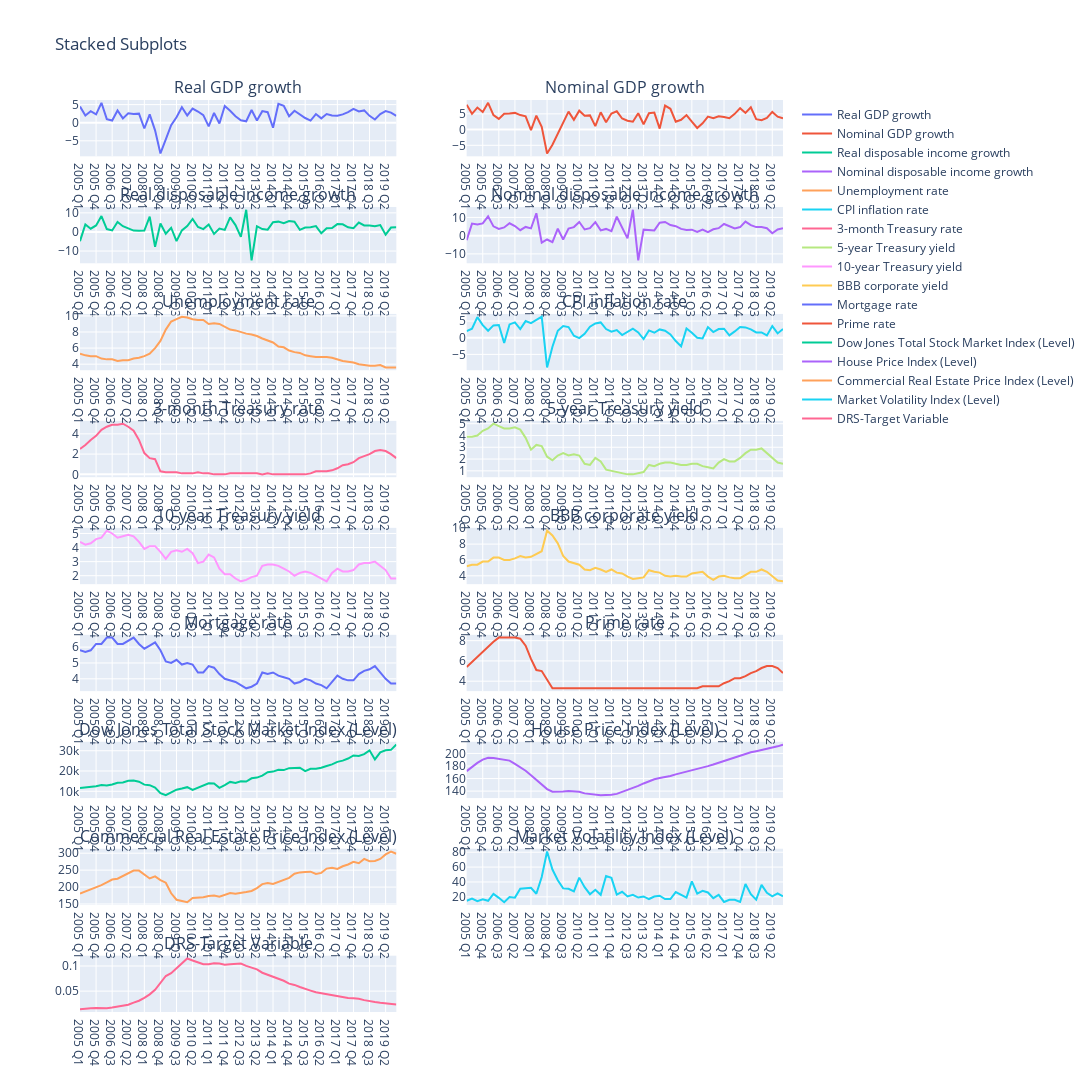

The cell this chart's notebook holds for it:
### Markdown cell above
# Dicussion and Conclusion
**From the plots, we can observe the trends and patterns of each independent variable over time. Here are some insights that can be derived from the plots**

    1. Variable Trends: We can visually analyze the trends and fluctuations in each independent variable. This includes identifying any increasing or decreasing patterns, seasonality, or irregular movements.

    2. Correlation: By examining the plots together, we can assess the correlation between the independent variables. If two variables show similar patterns or move in the same direction over time, it suggests a positive correlation. Conversely, if two variables exhibit opposite trends, it indicates a negative correlation.

    3. Outliers: Outliers, if present, can be identified as data points that deviate significantly from the overall trend. These outliers may require further investigation and consideration when analyzing the relationship between variables.

    4. Comparison with Dependent Variable: The plots also allow us to compare the trends in the independent variables with the dependent variable (DRSFRMACBS). This helps in understanding how the independent variables may be related to the dependent variable and whether any visible patterns or relationships exist.
# Conclusion
    1. Based on the plots, the conclusion or insights drawn will depend on the specific patterns and relationships observed. It may vary from case to case. For example, if there are consistent positive trends or strong correlations between certain independent variables and the dependent variable, it suggests that those independent variables might have a significant impact on the dependent variable. On the other hand, if there are no clear trends or relationships, it may indicate a weak or non-existent relationship between the variables. Further analysis, such as statistical modeling or hypothesis testing, may be required to draw more definitive conclusions.

### Code cell
from plotly.subplots import make_subplots
import plotly.graph_objects as go

# Define the list of predictor features
# Defines a list called predictors that contains the names of predictor features to be plotted

predictors = [
    'Real GDP growth',
    'Nominal GDP growth',
    'Real disposable income growth',
    'Nominal disposable income growth',
    'Unemployment rate',
    'CPI inflation rate',
    '3-month Treasury rate',
    '5-year Treasury yield',
    '10-year Treasury yield',
    'BBB corporate yield',
    'Mortgage rate',
    'Prime rate',
    'Dow Jones Total Stock Market Index (Level)',
    'House Price Index (Level)',
    'Commercial Real Estate Price Index (Level)',
    'Market Volatility Index (Level)',
    'DRS-Target Variable'
]

# Count the number of independent features
#  Determines the number of features in the predictors list.
num_features = len(predictors)

# Set the number of columns and rows for subplots
#  Computes the number of columns and rows needed for the subplots based on the number of features.
num_cols = 2
num_rows = (num_features - 1) // num_cols + 1

# Create the subplots layout with titles
# Creates a subplot layout using the make_subplots function,
# specifying the number of rows, columns, and subplot titles.
# Loop through the independent features and add traces to subplots:

# Calculates the row and column indices for the current subplot.
# Selects the data for the current feature from the DataFrame.
# Creates a scatter trace for the current feature using go.Scatter.
# Adds the scatter trace to the appropriate subplot using fig.add_trace
fig = make_subplots(rows=num_rows, cols=num_cols, subplot_titles=predictors)

# Loop through the independent features and add traces to subplots
for i, feature_name in enumerate(predictors):
    # Calculate the row and column indices for the current subplot
    row = i // num_cols + 1
    col = i % num_cols + 1
    
    # Select the data for the current feature from the DataFrame
    x_data = df_training['Date']
    y_data = df_training[feature_name]
    
    # Create a scatter trace for the current feature and add it to the subplot
    scatter_trace = go.Scatter(x=x_data, y=y_data, name=feature_name)
    fig.add_trace(scatter_trace, row=row, col=col)

# Update the layout of the figure
# Updates the layout of the figure, specifying the height, width, and title.
fig.update_layout(height=1800, width=1500, title_text="Stacked Subplots")

# Display the figure
fig.show()

### Figure 1 — Plotly figure (JSON) as saved in the notebook; plotly's stock layout.template omitted (floating-point values rounded to 4 significant figures)
{"data": [{"name": "Real GDP growth", "type": "scatter", "x": ["2005 Q1", "2005 Q2", "2005 Q3", "2005 Q4", "2006 Q1", "2006 Q2", "2006 Q3", "2006 Q4", "2007 Q1", "2007 Q2", "2007 Q3", "2007 Q4", "2008 Q1", "2008 Q2", "2008 Q3", "2008 Q4", "2009 Q1", "2009 Q2", "2009 Q3", "2009 Q4", "2010 Q1", "2010 Q2", "2010 Q3", "2010 Q4", "2011 Q1", "2011 Q2", "2011 Q3", "2011 Q4", "2012 Q1", "2012 Q2", "2012 Q3", "2012 Q4", "2013 Q1", "2013 Q2", "2013 Q3", "2013 Q4", "2014 Q1", "2014 Q2", "2014 Q3", "2014 Q4", "2015 Q1", "2015 Q2", "2015 Q3", "2015 Q4", "2016 Q1", "2016 Q2", "2016 Q3", "2016 Q4", "2017 Q1", "2017 Q2", "2017 Q3", "2017 Q4", "2018 Q1", "2018 Q2", "2018 Q3", "2018 Q4", "2019 Q1", "2019 Q2", "2019 Q3", "2019 Q4"], "xaxis": "x", "y": [4.5, 2, 3.2, 2.3, 5.5, 1, 0.6, 3.4, 1.2, 2.6, 2.4, 2.5, -1.6, 2.3, -2.1, -8.5, -4.6, -0.7, 1.5, 4.3, 2, 3.9, 3.1, 2.1, -1, 2.7, -0.2, 4.6, 3.3, 1.8, 0.7, 0.4, 3.5, 0.6, 3.2, 2.9, -1.4, 5.2, 4.7, 1.8, 3.3, 2.3, 1.3, 0.6, 2.4, 1.2, 2.4, 2, 1.9, 2.3, 2.9, 3.8, 3.1, 3.4, 1.9, 0.9, 2.4, 3.2, 2.8, 1.9], "yaxis": "y"}, {"name": "Nominal GDP growth", "type": "scatter", "x": ["2005 Q1", "2005 Q2", "2005 Q3", "2005 Q4", "2006 Q1", "2006 Q2", "2006 Q3", "2006 Q4", "2007 Q1", "2007 Q2", "2007 Q3", "2007 Q4", "2008 Q1", "2008 Q2", "2008 Q3", "2008 Q4", "2009 Q1", "2009 Q2", "2009 Q3", "2009 Q4", "2010 Q1", "2010 Q2", "2010 Q3", "2010 Q4", "2011 Q1", "2011 Q2", "2011 Q3", "2011 Q4", "2012 Q1", "2012 Q2", "2012 Q3", "2012 Q4", "2013 Q1", "2013 Q2", "2013 Q3", "2013 Q4", "2014 Q1", "2014 Q2", "2014 Q3", "2014 Q4", "2015 Q1", "2015 Q2", "2015 Q3", "2015 Q4", "2016 Q1", "2016 Q2", "2016 Q3", "2016 Q4", "2017 Q1", "2017 Q2", "2017 Q3", "2017 Q4", "2018 Q1", "2018 Q2", "2018 Q3", "2018 Q4", "2019 Q1", "2019 Q2", "2019 Q3", "2019 Q4"], "xaxis": "x2", "y": [7.9, 5, 7, 5.6, 8.5, 4.6, 3.4, 5, 5.1, 5.3, 4.6, 4.2, -0.2, 4.4, 0.9, -7.6, -4.8, -1.4, 1.9, 5.7, 3.1, 6, 4.4, 4.5, 1.1, 5.5, 2.3, 5.1, 5.8, 3.5, 2.8, 2.5, 5.2, 1.7, 5.2, 5.4, 0.3, 7.6, 6.6, 2.5, 3.1, 4.6, 2.5, 0.5, 2, 4.1, 3.6, 4.2, 4, 3.6, 5, 6.8, 5.3, 7.1, 3.3, 3, 3.7, 5.6, 4.1, 3.6], "yaxis": "y2"}, {"name": "Real disposable income growth", "type": "scatter", "x": ["2005 Q1", "2005 Q2", "2005 Q3", "2005 Q4", "2006 Q1", "2006 Q2", "2006 Q3", "2006 Q4", "2007 Q1", "2007 Q2", "2007 Q3", "2007 Q4", "2008 Q1", "2008 Q2", "2008 Q3", "2008 Q4", "2009 Q1", "2009 Q2", "2009 Q3", "2009 Q4", "2010 Q1", "2010 Q2", "2010 Q3", "2010 Q4", "2011 Q1", "2011 Q2", "2011 Q3", "2011 Q4", "2012 Q1", "2012 Q2", "2012 Q3", "2012 Q4", "2013 Q1", "2013 Q2", "2013 Q3", "2013 Q4", "2014 Q1", "2014 Q2", "2014 Q3", "2014 Q4", "2015 Q1", "2015 Q2", "2015 Q3", "2015 Q4", "2016 Q1", "2016 Q2", "2016 Q3", "2016 Q4", "2017 Q1", "2017 Q2", "2017 Q3", "2017 Q4", "2018 Q1", "2018 Q2", "2018 Q3", "2018 Q4", "2019 Q1", "2019 Q2", "2019 Q3", "2019 Q4"], "xaxis": "x3", "y": [-4.8, 3.9, 1.7, 3.4, 8.3, 1.5, 0.8, 5.2, 3, 1.8, 0.7, 0.6, 0.7, 8, -7.8, 4.4, -0.9, 2.2, -4.8, 0.8, 3.1, 6.8, 2.6, 1.5, 3.9, -1, 1.8, 1.1, 7.6, 3.6, -2.6, 11.6, -14.9, 3, 1.5, 1.2, 5.1, 5.4, 4.6, 5.7, 5.4, 1.1, 2.3, 2.5, 3.1, -0.7, 1.9, 2.1, 4.1, 4, 2.4, 2, 4.9, 3.4, 3.4, 3, 3.6, -1.4, 2.3, 2.4], "yaxis": "y3"}, {"name": "Nominal disposable income growth", "type": "scatter", "x": ["2005 Q1", "2005 Q2", "2005 Q3", "2005 Q4", "2006 Q1", "2006 Q2", "2006 Q3", "2006 Q4", "2007 Q1", "2007 Q2", "2007 Q3", "2007 Q4", "2008 Q1", "2008 Q2", "2008 Q3", "2008 Q4", "2009 Q1", "2009 Q2", "2009 Q3", "2009 Q4", "2010 Q1", "2010 Q2", "2010 Q3", "2010 Q4", "2011 Q1", "2011 Q2", "2011 Q3", "2011 Q4", "2012 Q1", "2012 Q2", "2012 Q3", "2012 Q4", "2013 Q1", "2013 Q2", "2013 Q3", "2013 Q4", "2014 Q1", "2014 Q2", "2014 Q3", "2014 Q4", "2015 Q1", "2015 Q2", "2015 Q3", "2015 Q4", "2016 Q1", "2016 Q2", "2016 Q3", "2016 Q4", "2017 Q1", "2017 Q2", "2017 Q3", "2017 Q4", "2018 Q1", "2018 Q2", "2018 Q3", "2018 Q4", "2019 Q1", "2019 Q2", "2019 Q3", "2019 Q4"], "xaxis": "x4", "y": [-2.5, 6.6, 6.1, 6.7, 10.6, 5.1, 3.7, 4.5, 6.8, 5.3, 3, 4.8, 4, 12.3, -3.8, -2.1, -3.5, 3.8, -2.1, 3.9, 4.7, 7.5, 3.4, 4.1, 7.4, 2.9, 3.7, 2.5, 10.4, 4.6, -1.5, 14.2, -13.6, 3.3, 3.2, 2.9, 7.1, 7.5, 5.8, 5.2, 3.7, 3.1, 3.3, 2.1, 3.3, 1.9, 3.5, 4.1, 6.4, 5.2, 4, 4.7, 7.7, 5.8, 4.7, 4.7, 4.1, 1.3, 3.4, 4.1], "yaxis": "y4"}, {"name": "Unemployment rate", "type": "scatter", "x": ["2005 Q1", "2005 Q2", "2005 Q3", "2005 Q4", "2006 Q1", "2006 Q2", "2006 Q3", "2006 Q4", "2007 Q1", "2007 Q2", "2007 Q3", "2007 Q4", "2008 Q1", "2008 Q2", "2008 Q3", "2008 Q4", "2009 Q1", "2009 Q2", "2009 Q3", "2009 Q4", "2010 Q1", "2010 Q2", "2010 Q3", "2010 Q4", "2011 Q1", "2011 Q2", "2011 Q3", "2011 Q4", "2012 Q1", "2012 Q2", "2012 Q3", "2012 Q4", "2013 Q1", "2013 Q2", "2013 Q3", "2013 Q4", "2014 Q1", "2014 Q2", "2014 Q3", "2014 Q4", "2015 Q1", "2015 Q2", "2015 Q3", "2015 Q4", "2016 Q1", "2016 Q2", "2016 Q3", "2016 Q4", "2017 Q1", "2017 Q2", "2017 Q3", "2017 Q4", "2018 Q1", "2018 Q2", "2018 Q3", "2018 Q4", "2019 Q1", "2019 Q2", "2019 Q3", "2019 Q4"], "xaxis": "x5", "y": [5.3, 5.1, 5, 5, 4.7, 4.6, 4.6, 4.4, 4.5, 4.5, 4.7, 4.8, 5, 5.3, 6, 6.9, 8.3, 9.3, 9.6, 9.9, 9.8, 9.6, 9.5, 9.5, 9, 9.1, 9, 8.6, 8.3, 8.2, 8, 7.8, 7.7, 7.5, 7.2, 6.9, 6.7, 6.2, 6.1, 5.7, 5.5, 5.4, 5.1, 5, 4.9, 4.9, 4.9, 4.8, 4.6, 4.4, 4.3, 4.2, 4, 3.9, 3.8, 3.8, 3.9, 3.6, 3.6, 3.6], "yaxis": "y5"}, {"name": "CPI inflation rate", "type": "scatter", "x": ["2005 Q1", "2005 Q2", "2005 Q3", "2005 Q4", "2006 Q1", "2006 Q2", "2006 Q3", "2006 Q4", "2007 Q1", "2007 Q2", "2007 Q3", "2007 Q4", "2008 Q1", "2008 Q2", "2008 Q3", "2008 Q4", "2009 Q1", "2009 Q2", "2009 Q3", "2009 Q4", "2010 Q1", "2010 Q2", "2010 Q3", "2010 Q4", "2011 Q1", "2011 Q2", "2011 Q3", "2011 Q4", "2012 Q1", "2012 Q2", "2012 Q3", "2012 Q4", "2013 Q1", "2013 Q2", "2013 Q3", "2013 Q4", "2014 Q1", "2014 Q2", "2014 Q3", "2014 Q4", "2015 Q1", "2015 Q2", "2015 Q3", "2015 Q4", "2016 Q1", "2016 Q2", "2016 Q3", "2016 Q4", "2017 Q1", "2017 Q2", "2017 Q3", "2017 Q4", "2018 Q1", "2018 Q2", "2018 Q3", "2018 Q4", "2019 Q1", "2019 Q2", "2019 Q3", "2019 Q4"], "xaxis": "x6", "y": [2, 2.7, 6.2, 3.8, 2.1, 3.7, 3.8, -1.6, 4, 4.6, 2.6, 5, 4.4, 5.3, 6.3, -8.9, -2.7, 2.1, 3.5, 3.2, 0.6, -0.1, 1.2, 3.3, 4.3, 4.6, 2.6, 1.8, 2.3, 0.8, 1.8, 2.7, 1.6, -0.4, 2.2, 1.5, 2.5, 2.1, 1, -1, -2.6, 2.8, 1.5, 0, -0.2, 3.2, 1.7, 2.6, 2.7, 0.7, 1.9, 3.2, 3.1, 2.5, 1.6, 1.6, 0.7, 3.5, 1.3, 2.6], "yaxis": "y6"}, {"name": "3-month Treasury rate", "type": "scatter", "x": ["2005 Q1", "2005 Q2", "2005 Q3", "2005 Q4", "2006 Q1", "2006 Q2", "2006 Q3", "2006 Q4", "2007 Q1", "2007 Q2", "2007 Q3", "2007 Q4", "2008 Q1", "2008 Q2", "2008 Q3", "2008 Q4", "2009 Q1", "2009 Q2", "2009 Q3", "2009 Q4", "2010 Q1", "2010 Q2", "2010 Q3", "2010 Q4", "2011 Q1", "2011 Q2", "2011 Q3", "2011 Q4", "2012 Q1", "2012 Q2", "2012 Q3", "2012 Q4", "2013 Q1", "2013 Q2", "2013 Q3", "2013 Q4", "2014 Q1", "2014 Q2", "2014 Q3", "2014 Q4", "2015 Q1", "2015 Q2", "2015 Q3", "2015 Q4", "2016 Q1", "2016 Q2", "2016 Q3", "2016 Q4", "2017 Q1", "2017 Q2", "2017 Q3", "2017 Q4", "2018 Q1", "2018 Q2", "2018 Q3", "2018 Q4", "2019 Q1", "2019 Q2", "2019 Q3", "2019 Q4"], "xaxis": "x7", "y": [2.5, 2.9, 3.4, 3.8, 4.4, 4.7, 4.9, 4.9, 5, 4.7, 4.3, 3.4, 2.1, 1.6, 1.5, 0.3, 0.2, 0.2, 0.2, 0.1, 0.1, 0.1, 0.2, 0.1, 0.1, 0, 0, 0, 0.1, 0.1, 0.1, 0.1, 0.1, 0.1, 0, 0.1, 0, 0, 0, 0, 0, 0, 0, 0.1, 0.3, 0.3, 0.3, 0.4, 0.6, 0.9, 1, 1.2, 1.6, 1.8, 2, 2.3, 2.4, 2.3, 2, 1.6], "yaxis": "y7"}, {"name": "5-year Treasury yield", "type": "scatter", "x": ["2005 Q1", "2005 Q2", "2005 Q3", "2005 Q4", "2006 Q1", "2006 Q2", "2006 Q3", "2006 Q4", "2007 Q1", "2007 Q2", "2007 Q3", "2007 Q4", "2008 Q1", "2008 Q2", "2008 Q3", "2008 Q4", "2009 Q1", "2009 Q2", "2009 Q3", "2009 Q4", "2010 Q1", "2010 Q2", "2010 Q3", "2010 Q4", "2011 Q1", "2011 Q2", "2011 Q3", "2011 Q4", "2012 Q1", "2012 Q2", "2012 Q3", "2012 Q4", "2013 Q1", "2013 Q2", "2013 Q3", "2013 Q4", "2014 Q1", "2014 Q2", "2014 Q3", "2014 Q4", "2015 Q1", "2015 Q2", "2015 Q3", "2015 Q4", "2016 Q1", "2016 Q2", "2016 Q3", "2016 Q4", "2017 Q1", "2017 Q2", "2017 Q3", "2017 Q4", "2018 Q1", "2018 Q2", "2018 Q3", "2018 Q4", "2019 Q1", "2019 Q2", "2019 Q3", "2019 Q4"], "xaxis": "x8", "y": [3.9, 3.9, 4, 4.4, 4.6, 5, 4.8, 4.6, 4.6, 4.7, 4.5, 3.8, 2.8, 3.2, 3.1, 2.2, 1.9, 2.3, 2.5, 2.3, 2.4, 2.3, 1.6, 1.5, 2.1, 1.8, 1.1, 1, 0.9, 0.8, 0.7, 0.7, 0.8, 0.9, 1.5, 1.4, 1.6, 1.7, 1.7, 1.6, 1.5, 1.5, 1.6, 1.6, 1.4, 1.3, 1.2, 1.7, 2, 1.8, 1.8, 2.1, 2.5, 2.8, 2.8, 2.9, 2.5, 2.1, 1.7, 1.6], "yaxis": "y8"}, {"name": "10-year Treasury yield", "type": "scatter", "x": ["2005 Q1", "2005 Q2", "2005 Q3", "2005 Q4", "2006 Q1", "2006 Q2", "2006 Q3", "2006 Q4", "2007 Q1", "2007 Q2", "2007 Q3", "2007 Q4", "2008 Q1", "2008 Q2", "2008 Q3", "2008 Q4", "2009 Q1", "2009 Q2", "2009 Q3", "2009 Q4", "2010 Q1", "2010 Q2", "2010 Q3", "2010 Q4", "2011 Q1", "2011 Q2", "2011 Q3", "2011 Q4", "2012 Q1", "2012 Q2", "2012 Q3", "2012 Q4", "2013 Q1", "2013 Q2", "2013 Q3", "2013 Q4", "2014 Q1", "2014 Q2", "2014 Q3", "2014 Q4", "2015 Q1", "2015 Q2", "2015 Q3", "2015 Q4", "2016 Q1", "2016 Q2", "2016 Q3", "2016 Q4", "2017 Q1", "2017 Q2", "2017 Q3", "2017 Q4", "2018 Q1", "2018 Q2", "2018 Q3", "2018 Q4", "2019 Q1", "2019 Q2", "2019 Q3", "2019 Q4"], "xaxis": "x9", "y": [4.4, 4.2, 4.3, 4.6, 4.7, 5.2, 5, 4.7, 4.8, 4.9, 4.8, 4.4, 3.9, 4.1, 4.1, 3.7, 3.2, 3.7, 3.8, 3.7, 3.9, 3.6, 2.9, 3, 3.5, 3.3, 2.5, 2.1, 2.1, 1.8, 1.6, 1.7, 1.9, 2, 2.7, 2.8, 2.8, 2.7, 2.5, 2.3, 2, 2.2, 2.3, 2.2, 2, 1.8, 1.6, 2.2, 2.5, 2.3, 2.3, 2.4, 2.8, 2.9, 2.9, 3, 2.7, 2.4, 1.8, 1.8], "yaxis": "y9"}, {"name": "BBB corporate yield", "type": "scatter", "x": ["2005 Q1", "2005 Q2", "2005 Q3", "2005 Q4", "2006 Q1", "2006 Q2", "2006 Q3", "2006 Q4", "2007 Q1", "2007 Q2", "2007 Q3", "2007 Q4", "2008 Q1", "2008 Q2", "2008 Q3", "2008 Q4", "2009 Q1", "2009 Q2", "2009 Q3", "2009 Q4", "2010 Q1", "2010 Q2", "2010 Q3", "2010 Q4", "2011 Q1", "2011 Q2", "2011 Q3", "2011 Q4", "2012 Q1", "2012 Q2", "2012 Q3", "2012 Q4", "2013 Q1", "2013 Q2", "2013 Q3", "2013 Q4", "2014 Q1", "2014 Q2", "2014 Q3", "2014 Q4", "2015 Q1", "2015 Q2", "2015 Q3", "2015 Q4", "2016 Q1", "2016 Q2", "2016 Q3", "2016 Q4", "2017 Q1", "2017 Q2", "2017 Q3", "2017 Q4", "2018 Q1", "2018 Q2", "2018 Q3", "2018 Q4", "2019 Q1", "2019 Q2", "2019 Q3", "2019 Q4"], "xaxis": "x10", "y": [5.2, 5.4, 5.4, 5.8, 5.8, 6.3, 6.3, 6, 6, 6.2, 6.5, 6.3, 6.4, 6.7, 7.1, 9.7, 9.1, 8.1, 6.5, 5.8, 5.6, 5.4, 4.8, 4.7, 5, 4.8, 4.5, 4.8, 4.4, 4.3, 3.9, 3.6, 3.7, 3.8, 4.7, 4.5, 4.4, 4, 3.9, 4, 3.9, 3.9, 4.3, 4.4, 4.5, 3.9, 3.5, 3.9, 4, 3.8, 3.7, 3.7, 4.1, 4.5, 4.5, 4.8, 4.5, 4, 3.4, 3.3], "yaxis": "y10"}, {"name": "Mortgage rate", "type": "scatter", "x": ["2005 Q1", "2005 Q2", "2005 Q3", "2005 Q4", "2006 Q1", "2006 Q2", "2006 Q3", "2006 Q4", "2007 Q1", "2007 Q2", "2007 Q3", "2007 Q4", "2008 Q1", "2008 Q2", "2008 Q3", "2008 Q4", "2009 Q1", "2009 Q2", "2009 Q3", "2009 Q4", "2010 Q1", "2010 Q2", "2010 Q3", "2010 Q4", "2011 Q1", "2011 Q2", "2011 Q3", "2011 Q4", "2012 Q1", "2012 Q2", "2012 Q3", "2012 Q4", "2013 Q1", "2013 Q2", "2013 Q3", "2013 Q4", "2014 Q1", "2014 Q2", "2014 Q3", "2014 Q4", "2015 Q1", "2015 Q2", "2015 Q3", "2015 Q4", "2016 Q1", "2016 Q2", "2016 Q3", "2016 Q4", "2017 Q1", "2017 Q2", "2017 Q3", "2017 Q4", "2018 Q1", "2018 Q2", "2018 Q3", "2018 Q4", "2019 Q1", "2019 Q2", "2019 Q3", "2019 Q4"], "xaxis": "x11", "y": [5.8, 5.7, 5.8, 6.2, 6.2, 6.6, 6.6, 6.2, 6.2, 6.4, 6.6, 6.2, 5.9, 6.1, 6.3, 5.8, 5.1, 5, 5.2, 4.9, 5, 4.9, 4.4, 4.4, 4.8, 4.7, 4.3, 4, 3.9, 3.8, 3.6, 3.4, 3.5, 3.7, 4.4, 4.3, 4.4, 4.2, 4.1, 4, 3.7, 3.8, 4, 3.9, 3.7, 3.6, 3.4, 3.8, 4.2, 4, 3.9, 3.9, 4.3, 4.5, 4.6, 4.8, 4.4, 4, 3.7, 3.7], "yaxis": "y11"}, {"name": "Prime rate", "type": "scatter", "x": ["2005 Q1", "2005 Q2", "2005 Q3", "2005 Q4", "2006 Q1", "2006 Q2", "2006 Q3", "2006 Q4", "2007 Q1", "2007 Q2", "2007 Q3", "2007 Q4", "2008 Q1", "2008 Q2", "2008 Q3", "2008 Q4", "2009 Q1", "2009 Q2", "2009 Q3", "2009 Q4", "2010 Q1", "2010 Q2", "2010 Q3", "2010 Q4", "2011 Q1", "2011 Q2", "2011 Q3", "2011 Q4", "2012 Q1", "2012 Q2", "2012 Q3", "2012 Q4", "2013 Q1", "2013 Q2", "2013 Q3", "2013 Q4", "2014 Q1", "2014 Q2", "2014 Q3", "2014 Q4", "2015 Q1", "2015 Q2", "2015 Q3", "2015 Q4", "2016 Q1", "2016 Q2", "2016 Q3", "2016 Q4", "2017 Q1", "2017 Q2", "2017 Q3", "2017 Q4", "2018 Q1", "2018 Q2", "2018 Q3", "2018 Q4", "2019 Q1", "2019 Q2", "2019 Q3", "2019 Q4"], "xaxis": "x12", "y": [5.4, 5.9, 6.4, 7, 7.4, 7.9, 8.3, 8.3, 8.3, 8.3, 8.2, 7.5, 6.2, 5.1, 5, 4.1, 3.3, 3.3, 3.3, 3.3, 3.3, 3.3, 3.3, 3.3, 3.3, 3.3, 3.3, 3.3, 3.3, 3.3, 3.3, 3.3, 3.3, 3.3, 3.3, 3.3, 3.3, 3.3, 3.3, 3.3, 3.3, 3.3, 3.3, 3.3, 3.5, 3.5, 3.5, 3.5, 3.8, 4, 4.3, 4.3, 4.5, 4.8, 5, 5.3, 5.5, 5.5, 5.3, 4.8], "yaxis": "y12"}, {"name": "Dow Jones Total Stock Market Index (Level)", "type": "scatter", "x": ["2005 Q1", "2005 Q2", "2005 Q3", "2005 Q4", "2006 Q1", "2006 Q2", "2006 Q3", "2006 Q4", "2007 Q1", "2007 Q2", "2007 Q3", "2007 Q4", "2008 Q1", "2008 Q2", "2008 Q3", "2008 Q4", "2009 Q1", "2009 Q2", "2009 Q3", "2009 Q4", "2010 Q1", "2010 Q2", "2010 Q3", "2010 Q4", "2011 Q1", "2011 Q2", "2011 Q3", "2011 Q4", "2012 Q1", "2012 Q2", "2012 Q3", "2012 Q4", "2013 Q1", "2013 Q2", "2013 Q3", "2013 Q4", "2014 Q1", "2014 Q2", "2014 Q3", "2014 Q4", "2015 Q1", "2015 Q2", "2015 Q3", "2015 Q4", "2016 Q1", "2016 Q2", "2016 Q3", "2016 Q4", "2017 Q1", "2017 Q2", "2017 Q3", "2017 Q4", "2018 Q1", "2018 Q2", "2018 Q3", "2018 Q4", "2019 Q1", "2019 Q2", "2019 Q3", "2019 Q4"], "xaxis": "x13", "y": [11640.0, 11860.0, 12280.0, 12500.0, 13120.0, 12810.0, 13320.0, 14220.0, 14354, 15160.0, 15320.0, 14750.0, 13280.0, 13020.0, 11826, 9057.0, 8044.0, 9343.0, 10810.0, 11390.0, 12030.0, 10650.0, 11814, 13130.0, 13910.0, 13840.0, 11680.0, 13020.0, 14630.0, 14100.0, 14890.0, 14830.0, 16400.0, 16770.0, 17720.0, 19410.0, 19710.0, 20570.0, 20460.0, 21420.0, 21710.0, 21630.0, 19960.0, 21100.0, 21180.0, 21620.0, 22470.0, 23280.0, 24510.0, 25125, 26150.0, 27670.0, 27383, 28310.0, 30190.0, 25720.0, 29190.0, 30240.0, 30440.0, 33040.0], "yaxis": "y13"}, {"name": "House Price Index (Level)", "type": "scatter", "x": ["2005 Q1", "2005 Q2", "2005 Q3", "2005 Q4", "2006 Q1", "2006 Q2", "2006 Q3", "2006 Q4", "2007 Q1", "2007 Q2", "2007 Q3", "2007 Q4", "2008 Q1", "2008 Q2", "2008 Q3", "2008 Q4", "2009 Q1", "2009 Q2", "2009 Q3", "2009 Q4", "2010 Q1", "2010 Q2", "2010 Q3", "2010 Q4", "2011 Q1", "2011 Q2", "2011 Q3", "2011 Q4", "2012 Q1", "2012 Q2", "2012 Q3", "2012 Q4", "2013 Q1", "2013 Q2", "2013 Q3", "2013 Q4", "2014 Q1", "2014 Q2", "2014 Q3", "2014 Q4", "2015 Q1", "2015 Q2", "2015 Q3", "2015 Q4", "2016 Q1", "2016 Q2", "2016 Q3", "2016 Q4", "2017 Q1", "2017 Q2", "2017 Q3", "2017 Q4", "2018 Q1", "2018 Q2", "2018 Q3", "2018 Q4", "2019 Q1", "2019 Q2", "2019 Q3", "2019 Q4"], "xaxis": "x14", "y": [171.9, 178.8, 185, 190.2, 193.1, 192.7, 191.4, 190.8, 188.6, 183.5, 178.2, 172.4, 165.4, 158, 150.8, 143.2, 139.1, 138.9, 139.5, 140, 140, 139, 136.4, 135.1, 133.9, 133.4, 134, 134.1, 135.6, 138.7, 141.5, 144.6, 148.3, 152.2, 155.9, 158.9, 160.8, 162.1, 164.2, 166.7, 168.7, 170.8, 173.2, 175.6, 177.8, 179.8, 182.3, 185.1, 187.7, 190.3, 193.2, 196.3, 199.4, 201.8, 203.6, 205.4, 207.3, 209.2, 211.3, 214.1], "yaxis": "y14"}, {"name": "Commercial Real Estate Price Index (Level)", "type": "scatter", "x": ["2005 Q1", "2005 Q2", "2005 Q3", "2005 Q4", "2006 Q1", "2006 Q2", "2006 Q3", "2006 Q4", "2007 Q1", "2007 Q2", "2007 Q3", "2007 Q4", "2008 Q1", "2008 Q2", "2008 Q3", "2008 Q4", "2009 Q1", "2009 Q2", "2009 Q3", "2009 Q4", "2010 Q1", "2010 Q2", "2010 Q3", "2010 Q4", "2011 Q1", "2011 Q2", "2011 Q3", "2011 Q4", "2012 Q1", "2012 Q2", "2012 Q3", "2012 Q4", "2013 Q1", "2013 Q2", "2013 Q3", "2013 Q4", "2014 Q1", "2014 Q2", "2014 Q3", "2014 Q4", "2015 Q1", "2015 Q2", "2015 Q3", "2015 Q4", "2016 Q1", "2016 Q2", "2016 Q3", "2016 Q4", "2017 Q1", "2017 Q2", "2017 Q3", "2017 Q4", "2018 Q1", "2018 Q2", "2018 Q3", "2018 Q4", "2019 Q1", "2019 Q2", "2019 Q3", "2019 Q4"], "xaxis": "x15", "y": [180.6, 186.3, 192.7, 199.9, 205.6, 213.8, 222.3, 224.7, 232.4, 241.4, 248.8, 248.7, 236.4, 225.5, 231.5, 220.5, 212.9, 181.7, 162.6, 159.4, 155.3, 168, 169, 169.8, 173.9, 175, 171.3, 177.9, 182.5, 180.2, 183.8, 185.4, 188.5, 197.2, 208.8, 212.3, 209.2, 214.5, 220.5, 227.3, 239.5, 243.4, 244.9, 245.5, 238.8, 242, 254.6, 257.1, 253.4, 261.5, 266.7, 274.6, 270.4, 283.3, 276.3, 276.9, 283.1, 296.4, 304.9, 298.4], "yaxis": "y15"}, {"name": "Market Volatility Index (Level)", "type": "scatter", "x": ["2005 Q1", "2005 Q2", "2005 Q3", "2005 Q4", "2006 Q1", "2006 Q2", "2006 Q3", "2006 Q4", "2007 Q1", "2007 Q2", "2007 Q3", "2007 Q4", "2008 Q1", "2008 Q2", "2008 Q3", "2008 Q4", "2009 Q1", "2009 Q2", "2009 Q3", "2009 Q4", "2010 Q1", "2010 Q2", "2010 Q3", "2010 Q4", "2011 Q1", "2011 Q2", "2011 Q3", "2011 Q4", "2012 Q1", "2012 Q2", "2012 Q3", "2012 Q4", "2013 Q1", "2013 Q2", "2013 Q3", "2013 Q4", "2014 Q1", "2014 Q2", "2014 Q3", "2014 Q4", "2015 Q1", "2015 Q2", "2015 Q3", "2015 Q4", "2016 Q1", "2016 Q2", "2016 Q3", "2016 Q4", "2017 Q1", "2017 Q2", "2017 Q3", "2017 Q4", "2018 Q1", "2018 Q2", "2018 Q3", "2018 Q4", "2019 Q1", "2019 Q2", "2019 Q3", "2019 Q4"], "xaxis": "x16", "y": [14.7, 17.7, 14.2, 16.5, 14.6, 23.8, 18.6, 12.7, 19.6, 18.9, 30.8, 31.1, 32.2, 24.1, 46.7, 80.9, 56.7, 42.3, 31.3, 30.7, 27.3, 45.8, 32.9, 23.5, 29.4, 22.7, 48, 45.5, 23, 26.7, 20.5, 22.7, 19, 20.5, 17, 20.3, 21.4, 17, 17, 26.3, 22.4, 18.9, 40.7, 24.4, 28.1, 25.8, 18.1, 22.5, 13.1, 16, 16, 13.1, 37.3, 23.6, 16.1, 36.1, 25.5, 20.6, 24.6, 20.6], "yaxis": "y16"}, {"name": "DRS-Target Variable", "type": "scatter", "x": ["2005 Q1", "2005 Q2", "2005 Q3", "2005 Q4", "2006 Q1", "2006 Q2", "2006 Q3", "2006 Q4", "2007 Q1", "2007 Q2", "2007 Q3", "2007 Q4", "2008 Q1", "2008 Q2", "2008 Q3", "2008 Q4", "2009 Q1", "2009 Q2", "2009 Q3", "2009 Q4", "2010 Q1", "2010 Q2", "2010 Q3", "2010 Q4", "2011 Q1", "2011 Q2", "2011 Q3", "2011 Q4", "2012 Q1", "2012 Q2", "2012 Q3", "2012 Q4", "2013 Q1", "2013 Q2", "2013 Q3", "2013 Q4", "2014 Q1", "2014 Q2", "2014 Q3", "2014 Q4", "2015 Q1", "2015 Q2", "2015 Q3", "2015 Q4", "2016 Q1", "2016 Q2", "2016 Q3", "2016 Q4", "2017 Q1", "2017 Q2", "2017 Q3", "2017 Q4", "2018 Q1", "2018 Q2", "2018 Q3", "2018 Q4", "2019 Q1", "2019 Q2", "2019 Q3", "2019 Q4"], "xaxis": "x17", "y": [0.0142, 0.0155, 0.0159, 0.0164, 0.016, 0.0162, 0.0174, 0.0192, 0.0208, 0.0229, 0.0271, 0.031, 0.0368, 0.0436, 0.0528, 0.0658, 0.0801, 0.0857, 0.0948, 0.104, 0.1148, 0.1108, 0.1066, 0.1033, 0.1036, 0.1055, 0.1051, 0.1026, 0.1033, 0.1045, 0.1048, 0.1002, 0.0974, 0.0932, 0.0866, 0.0829, 0.0777, 0.0743, 0.0706, 0.065, 0.0624, 0.0582, 0.0539, 0.0511, 0.0478, 0.0459, 0.0438, 0.0414, 0.039, 0.0368, 0.0364, 0.0357, 0.0348, 0.0322, 0.0299, 0.0283, 0.0269, 0.026, 0.0244, 0.0234], "yaxis": "y17"}], "layout": {"annotations": [{"font": {"size": 16}, "showarrow": false, "text": "Real GDP growth", "x": 0.225, "xanchor": "center", "xref": "paper", "y": 1, "yanchor": "bottom", "yref": "paper"}, {"font": {"size": 16}, "showarrow": false, "text": "Nominal GDP growth", "x": 0.775, "xanchor": "center", "xref": "paper", "y": 1, "yanchor": "bottom", "yref": "paper"}, {"font": {"size": 16}, "showarrow": false, "text": "Real disposable income growth", "x": 0.225, "xanchor": "center", "xref": "paper", "y": 0.8827, "yanchor": "bottom", "yref": "paper"}, {"font": {"size": 16}, "showarrow": false, "text": "Nominal disposable income growth", "x": 0.775, "xanchor": "center", "xref": "paper", "y": 0.8827, "yanchor": "bottom", "yref": "paper"}, {"font": {"size": 16}, "showarrow": false, "text": "Unemployment rate", "x": 0.225, "xanchor": "center", "xref": "paper", "y": 0.7654, "yanchor": "bottom", "yref": "paper"}, {"font": {"size": 16}, "showarrow": false, "text": "CPI inflation rate", "x": 0.775, "xanchor": "center", "xref": "paper", "y": 0.7654, "yanchor": "bottom", "yref": "paper"}, {"font": {"size": 16}, "showarrow": false, "text": "3-month Treasury rate", "x": 0.225, "xanchor": "center", "xref": "paper", "y": 0.6481, "yanchor": "bottom", "yref": "paper"}, {"font": {"size": 16}, "showarrow": false, "text": "5-year Treasury yield", "x": 0.775, "xanchor": "center", "xref": "paper", "y": 0.6481, "yanchor": "bottom", "yref": "paper"}, {"font": {"size": 16}, "showarrow": false, "text": "10-year Treasury yield", "x": 0.225, "xanchor": "center", "xref": "paper", "y": 0.5309, "yanchor": "bottom", "yref": "paper"}, {"font": {"size": 16}, "showarrow": false, "text": "BBB corporate yield", "x": 0.775, "xanchor": "center", "xref": "paper", "y": 0.5309, "yanchor": "bottom", "yref": "paper"}, {"font": {"size": 16}, "showarrow": false, "text": "Mortgage rate", "x": 0.225, "xanchor": "center", "xref": "paper", "y": 0.4136, "yanchor": "bottom", "yref": "paper"}, {"font": {"size": 16}, "showarrow": false, "text": "Prime rate", "x": 0.775, "xanchor": "center", "xref": "paper", "y": 0.4136, "yanchor": "bottom", "yref": "paper"}, {"font": {"size": 16}, "showarrow": false, "text": "Dow Jones Total Stock Market Index (Level)", "x": 0.225, "xanchor": "center", "xref": "paper", "y": 0.2963, "yanchor": "bottom", "yref": "paper"}, {"font": {"size": 16}, "showarrow": false, "text": "House Price Index (Level)", "x": 0.775, "xanchor": "center", "xref": "paper", "y": 0.2963, "yanchor": "bottom", "yref": "paper"}, {"font": {"size": 16}, "showarrow": false, "text": "Commercial Real Estate Price Index (Level)", "x": 0.225, "xanchor": "center", "xref": "paper", "y": 0.179, "yanchor": "bottom", "yref": "paper"}, {"font": {"size": 16}, "showarrow": false, "text": "Market Volatility Index (Level)", "x": 0.775, "xanchor": "center", "xref": "paper", "y": 0.179, "yanchor": "bottom", "yref": "paper"}, {"font": {"size": 16}, "showarrow": false, "text": "DRS-Target Variable", "x": 0.225, "xanchor": "center", "xref": "paper", "y": 0.06173, "yanchor": "bottom", "yref": "paper"}], "height": 1800, "title": {"text": "Stacked Subplots"}, "width": 1500, "xaxis": {"anchor": "y", "domain": [0, 0.45]}, "xaxis10": {"anchor": "y10", "domain": [0.55, 1]}, "xaxis11": {"anchor": "y11", "domain": [0, 0.45]}, "xaxis12": {"anchor": "y12", "domain": [0.55, 1]}, "xaxis13": {"anchor": "y13", "domain": [0, 0.45]}, "xaxis14": {"anchor": "y14", "domain": [0.55, 1]}, "xaxis15": {"anchor": "y15", "domain": [0, 0.45]}, "xaxis16": {"anchor": "y16", "domain": [0.55, 1]}, "xaxis17": {"anchor": "y17", "domain": [0, 0.45]}, "xaxis18": {"anchor": "y18", "domain": [0.55, 1]}, "xaxis2": {"anchor": "y2", "domain": [0.55, 1]}, "xaxis3": {"anchor": "y3", "domain": [0, 0.45]}, "xaxis4": {"anchor": "y4", "domain": [0.55, 1]}, "xaxis5": {"anchor": "y5", "domain": [0, 0.45]}, "xaxis6": {"anchor": "y6", "domain": [0.55, 1]}, "xaxis7": {"anchor": "y7", "domain": [0, 0.45]}, "xaxis8": {"anchor": "y8", "domain": [0.55, 1]}, "xaxis9": {"anchor": "y9", "domain": [0, 0.45]}, "yaxis": {"anchor": "x", "domain": [0.9383, 1]}, "yaxis10": {"anchor": "x10", "domain": [0.4691, 0.5309]}, "yaxis11": {"anchor": "x11", "domain": [0.3519, 0.4136]}, "yaxis12": {"anchor": "x12", "domain": [0.3519, 0.4136]}, "yaxis13": {"anchor": "x13", "domain": [0.2346, 0.2963]}, "yaxis14": {"anchor": "x14", "domain": [0.2346, 0.2963]}, "yaxis15": {"anchor": "x15", "domain": [0.1173, 0.179]}, "yaxis16": {"anchor": "x16", "domain": [0.1173, 0.179]}, "yaxis17": {"anchor": "x17", "domain": [0, 0.06173]}, "yaxis18": {"anchor": "x18", "domain": [0, 0.06173]}, "yaxis2": {"anchor": "x2", "domain": [0.9383, 1]}, "yaxis3": {"anchor": "x3", "domain": [0.821, 0.8827]}, "yaxis4": {"anchor": "x4", "domain": [0.821, 0.8827]}, "yaxis5": {"anchor": "x5", "domain": [0.7037, 0.7654]}, "yaxis6": {"anchor": "x6", "domain": [0.7037, 0.7654]}, "yaxis7": {"anchor": "x7", "domain": [0.5864, 0.6481]}, "yaxis8": {"anchor": "x8", "domain": [0.5864, 0.6481]}, "yaxis9": {"anchor": "x9", "domain": [0.4691, 0.5309]}}}
